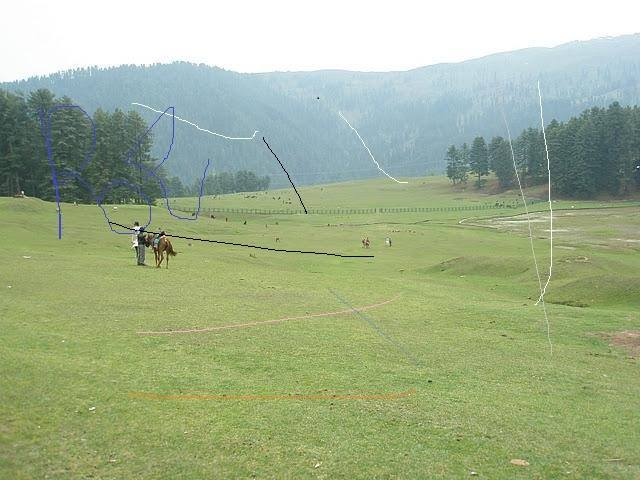
%> input picture Testdata/DamagedData/image (1).jpg, 640 x 480 px; its folder holds only this picture in this run
$ octave ImgToMask.m   (GNU Octave 9; MATLAB toolbox functions it lacks are replaced by stand-ins)
%> lines starting %> are read from the running program, lines starting %| are printed output that depends on the picture
srcFiles = dir('C:\Users\Rohit\Documents\MATLAB\ImageInpaintingCode\Testdata\DamagedData\*.jpg');  % the folder in which ur images exists
for i = 1 : length(srcFiles)
    filename = strcat('C:\Users\Rohit\Documents\MATLAB\ImageInpaintingCode\Testdata\DamagedData\',srcFiles(i).name);
    images = imread(filename);
%> images is the input picture: size 480x640x3 uint8; mean R, G, B 160.7, 176.1, 141.4
    %figure,imshow(images);
    grayImages = rgb2gray(images);
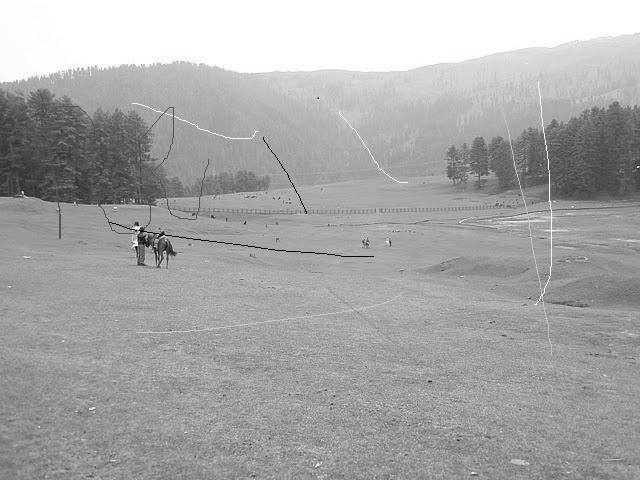
%> grayImages: size 480x640 uint8; min 1, max 255, mean 167.6
    %figure,imshow(grayImages);
    noise = imnoise(grayImages,'salt & pepper', 0.02);
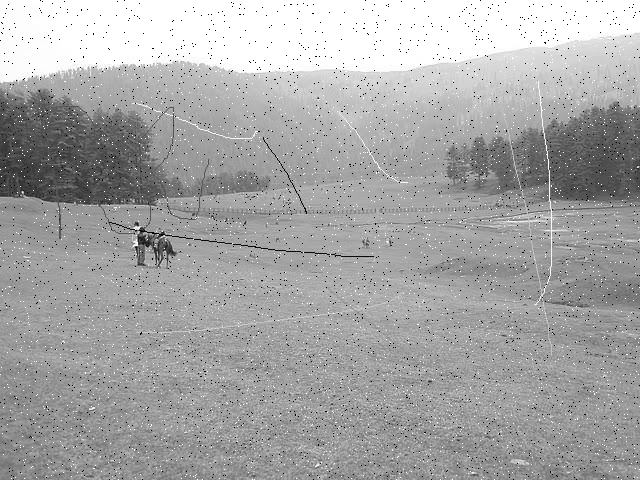
%> noise: size 480x640 uint8; min 0, max 255, mean 166.7
    %figure,imshow(noise);
    FCM = medfilt2(noise);
    %figure,imshow(FCM);
    defect = imabsdiff(grayImages,FCM);
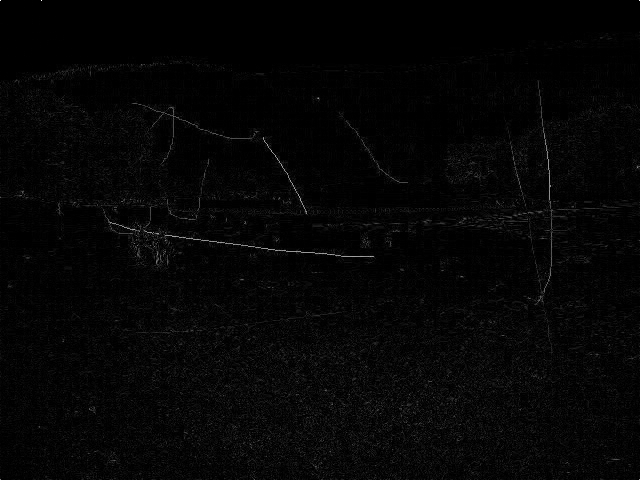
%> defect: size 480x640 uint8; min 0, max 255, mean 5.2
    %figure,imshow(defect);
    mask = im2bw(defect, 0.20);
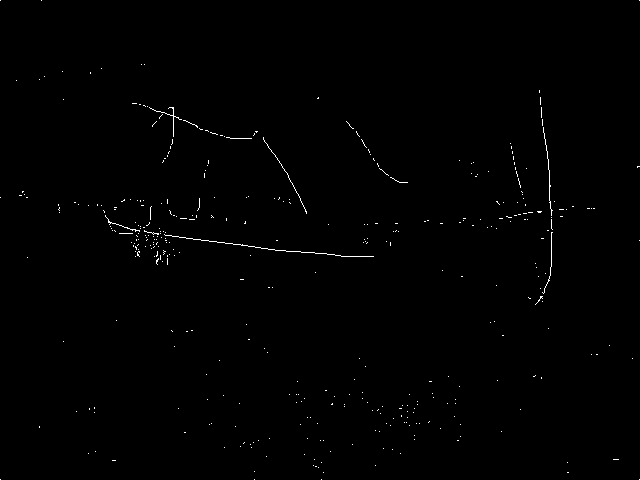
%> mask: size 480x640 logical; 0.47% white in thin lines or dots
    %figure,imshow(mask);
   figure, subplot(1,2,1), imshow(images)
    subplot(1,2,2), imshow(mask)
    img_mask = sprintf('C:\\Users\\Rohit\\Documents\\MATLAB\\ImageInpaintingCode\\Testdata\\Masks\\image_mask%d.jpg',i);
    imwrite(mask, img_mask);

end

$ run again, on Testdata/DamagedData/image(6).jpg
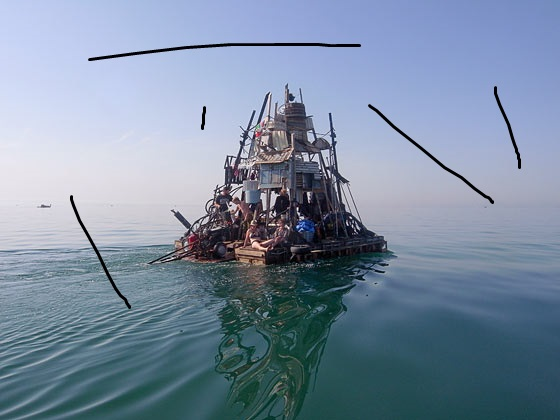
%> input picture Testdata/DamagedData/image(6).jpg, 560 x 420 px
%> images is the input picture: size 420x560x3 uint8; mean R, G, B 123, 140.2, 161.1
%> `noise = imnoise(grayImages,'salt & pepper', 0.02);`:
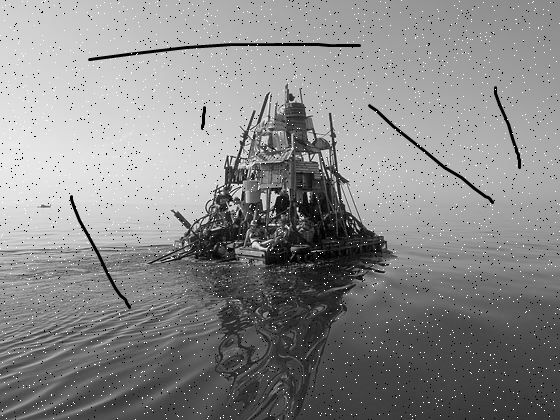
%> noise: size 420x560 uint8; min 0, max 255, mean 137.2
%> `mask = im2bw(defect, 0.20);`:
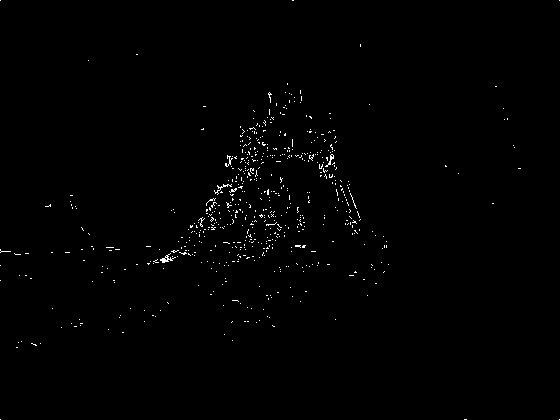
%> mask: size 420x560 logical; 0.7% white in thin lines or dots

$ run again, on Testdata/DamagedData/image(7).jpg
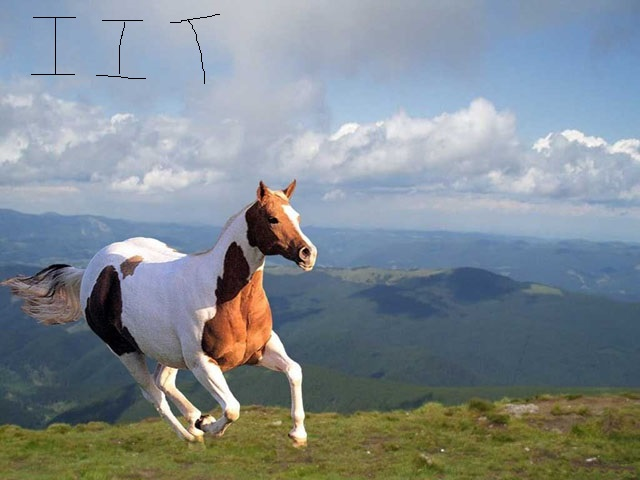
%> input picture Testdata/DamagedData/image(7).jpg, 640 x 480 px
%> images is the input picture: size 480x640x3 uint8; mean R, G, B 128.8, 138.5, 144.8
%> `noise = imnoise(grayImages,'salt & pepper', 0.02);`:
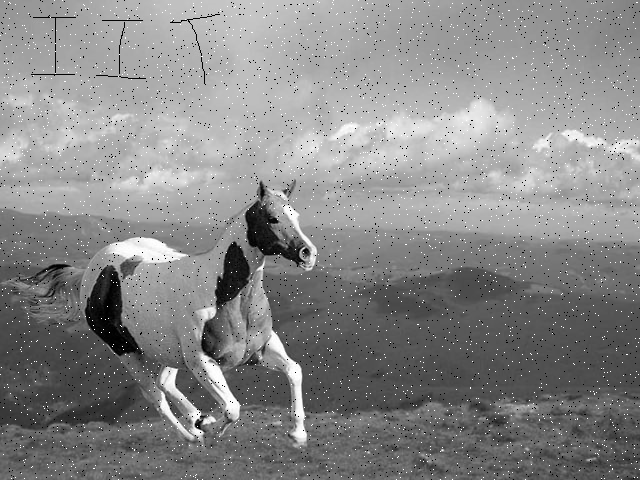
%> noise: size 480x640 uint8; min 0, max 255, mean 136.1
%> `defect = imabsdiff(grayImages,FCM);`:
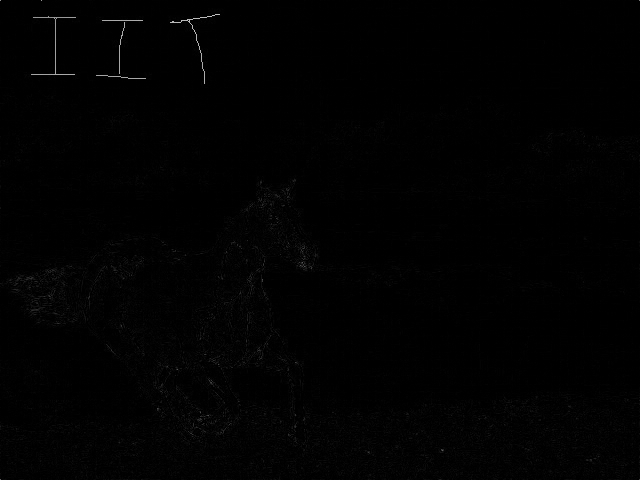
%> defect: size 480x640 uint8; min 0, max 191, mean 1.5
%> mask: size 480x640 logical; 0.15% white in thin lines or dots

$ run again, on Testdata/DamagedData/image (2).jpg
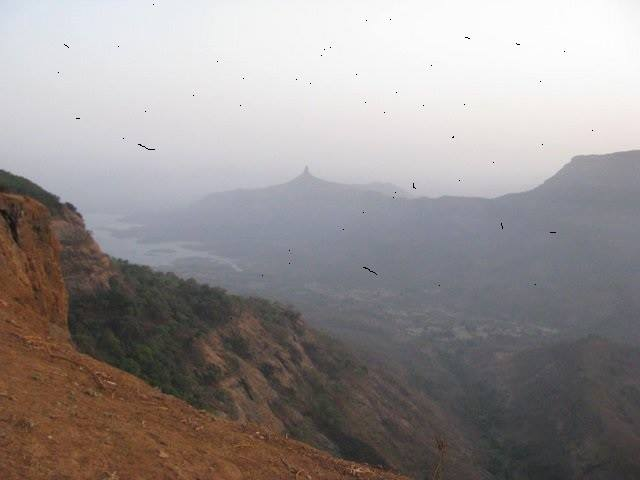
%> input picture Testdata/DamagedData/image (2).jpg, 640 x 480 px
%> images is the input picture: size 480x640x3 uint8; mean R, G, B 150.2, 144.6, 144
%> `defect = imabsdiff(grayImages,FCM);`:
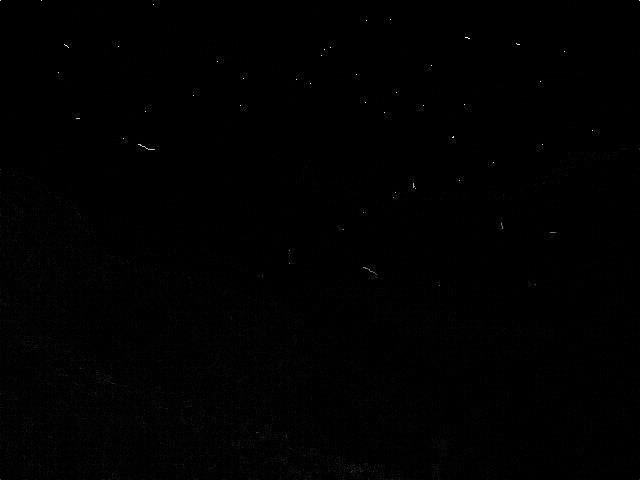
%> defect: size 480x640 uint8; min 0, max 254, mean 1
%> mask: size 480x640 logical; 0.04% white in thin lines or dots
